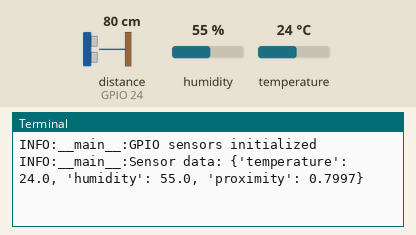
Bench run of a program on a simulated Raspberry Pi (BCM pin numbers). On the bench: the last lines printed to the terminal. The inputs (shaded band) are chosen by the test bench; at power-on: distance to the obstacle (sensor on GPIO 24) 80 cm, humidity 55 %, temperature 24 °C. The echo pulse lasts 58.3 µs per cm; the clock reads 2024-03-15 10:24:30 at power-on unless the program sets it.

Above: at 1.2 s.
1.3 s: distance to the obstacle (sensor on GPIO 24) set to 2 cm
At 3.1 s:
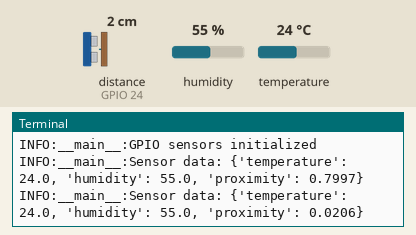
3.4 s: humidity set to 22 %
At 4.0 s:
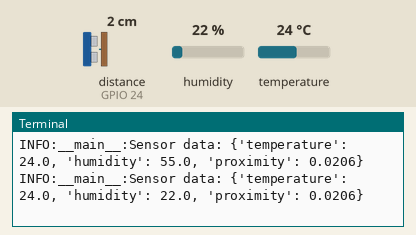
5.5 s: temperature set to 12 °C
At 7.0 s:
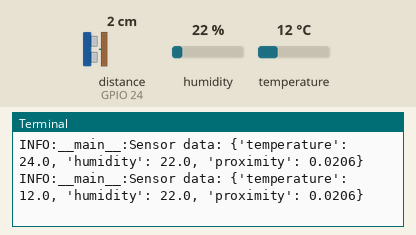
7.6 s: distance to the obstacle (sensor on GPIO 24) set to 4 cm
At 9.2 s:
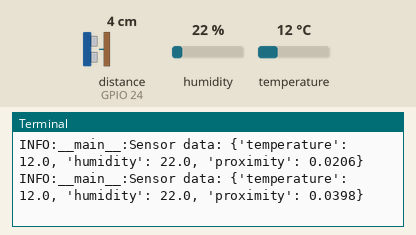
9.7 s: humidity set to 40 %
At 10.1 s:
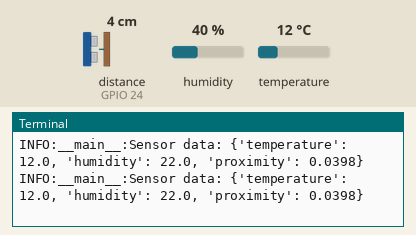
Timing chart, 0 to 12.7 s (numbered marks = the images above; inputs shaded):
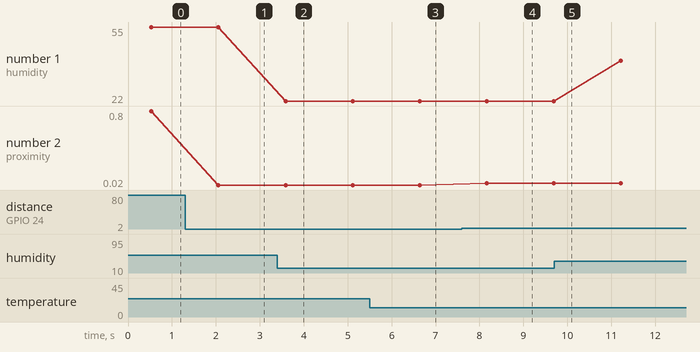

Measured:
- after the input at 1.3 s, the terminal: prints a new line after 0.76 s (image 1)
- after the input at 3.4 s, the terminal: prints a new line after 0.18 s (image 2)
- after the input at 5.5 s, the terminal: prints a new line after 1.1 s (image 3)
- after the input at 7.6 s, the terminal: prints a new line after 0.57 s (image 4)
- plotted number 1: 55 → 22 after the input at 3.4 s, 22 → 40 after the input at 9.7 s
- plotted number 2: 0.8 → 0.02 after the input at 1.3 s, 0.02 → 0.04 after the input at 7.6 s

The program:

sensor_integration.py
```python
import time
import logging
try:
    import RPi.GPIO as GPIO
    import Adafruit_DHT
except ImportError:
    logging.warning("GPIO libraries not available. Running in simulation mode.")
    GPIO = None
    Adafruit_DHT = None

logging.basicConfig(level=logging.INFO)
logger = logging.getLogger(__name__)

# Sensor pins
DHT_SENSOR = Adafruit_DHT.DHT22 if Adafruit_DHT else None
DHT_PIN = 4
TRIG_PIN = 23
ECHO_PIN = 24

class SensorManager:
    """Manage all connected sensors"""

    def __init__(self):
        """Initialize sensors"""
        if GPIO:
            GPIO.setmode(GPIO.BCM)
            GPIO.setup(TRIG_PIN, GPIO.OUT)
            GPIO.setup(ECHO_PIN, GPIO.IN)
            logger.info("GPIO sensors initialized")
        else:
            logger.info("Running in simulation mode")

    def read_temperature_humidity(self):
        """Read temperature and humidity from DHT22 sensor"""
        if DHT_SENSOR:
            try:
                humidity, temperature = Adafruit_DHT.read_retry(DHT_SENSOR, DHT_PIN)
                if humidity is not None and temperature is not None:
                    return {
                        'temperature': round(temperature, 1),
                        'humidity': round(humidity, 1)
                    }
            except Exception as e:
                logger.error(f"DHT sensor error: {str(e)}")

        # Simulation values
        return {
            'temperature': 24.5,
            'humidity': 62
        }

    def read_proximity(self):
        """Read distance from ultrasonic sensor"""
        if GPIO:
            try:
                # Trigger pulse
                GPIO.output(TRIG_PIN, True)
                time.sleep(0.00001)
                GPIO.output(TRIG_PIN, False)

                # Measure echo
                pulse_start = time.time()
                pulse_end = time.time()

                while GPIO.input(ECHO_PIN) == 0:
                    pulse_start = time.time()

                while GPIO.input(ECHO_PIN) == 1:
                    pulse_end = time.time()

                pulse_duration = pulse_end - pulse_start
                distance = pulse_duration * 17150
                distance = round(distance, 2)

                return {'proximity': distance / 100}  # Convert to meters
            except Exception as e:
                logger.error(f"Ultrasonic sensor error: {str(e)}")

        # Simulation value
        return {'proximity': 1.2}

    def get_all_sensor_data(self):
        """Get data from all sensors"""
        data = {}
        data.update(self.read_temperature_humidity())
        data.update(self.read_proximity())
        return data

    def cleanup(self):
        """Cleanup GPIO"""
        if GPIO:
            GPIO.cleanup()
            logger.info("GPIO cleaned up")

# Create global sensor manager instance
sensor_manager = SensorManager()

if __name__ == "__main__":
    try:
        while True:
            data = sensor_manager.get_all_sensor_data()
            logger.info(f"Sensor data: {data}")
            time.sleep(1)
    except KeyboardInterrupt:
        logger.info("Stopping sensor readings")
        sensor_manager.cleanup()
```
